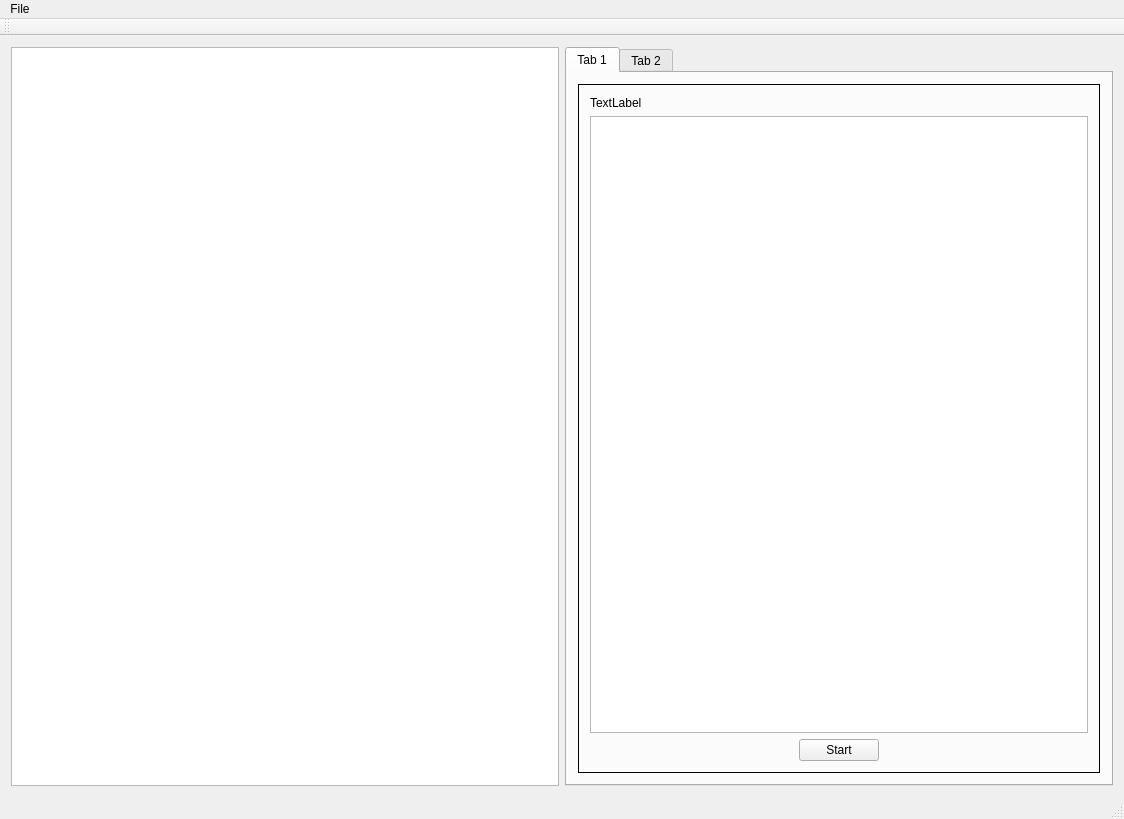
<?xml version="1.0" encoding="UTF-8"?>
<ui version="4.0">
 <class>RawRecoveryClass</class>
 <widget class="QMainWindow" name="RawRecoveryClass">
  <property name="geometry">
   <rect>
    <x>0</x>
    <y>0</y>
    <width>1124</width>
    <height>819</height>
   </rect>
  </property>
  <property name="windowTitle">
   <string>RawRecovery</string>
  </property>
  <widget class="QWidget" name="centralWidget">
   <layout class="QVBoxLayout" name="verticalLayout">
    <item>
     <layout class="QHBoxLayout" name="horizontalLayout">
      <item>
       <widget class="QTreeView" name="treeView"/>
      </item>
      <item>
       <widget class="QTabWidget" name="tabWidget">
        <property name="currentIndex">
         <number>0</number>
        </property>
        <widget class="QWidget" name="tab">
         <attribute name="title">
          <string>Tab 1</string>
         </attribute>
         <layout class="QVBoxLayout" name="verticalLayout_3">
          <item>
           <widget class="QStackedWidget" name="stackedWidget">
            <property name="frameShape">
             <enum>QFrame::Box</enum>
            </property>
            <property name="currentIndex">
             <number>0</number>
            </property>
            <widget class="QWidget" name="page">
             <layout class="QVBoxLayout" name="verticalLayout_2">
              <item>
               <widget class="QLabel" name="label">
                <property name="text">
                 <string>TextLabel</string>
                </property>
               </widget>
              </item>
              <item>
               <widget class="QTreeView" name="signatureTree"/>
              </item>
              <item>
               <layout class="QHBoxLayout" name="horizontalLayout_2">
                <item>
                 <spacer name="horizontalSpacer">
                  <property name="orientation">
                   <enum>Qt::Horizontal</enum>
                  </property>
                  <property name="sizeHint" stdset="0">
                   <size>
                    <width>40</width>
                    <height>20</height>
                   </size>
                  </property>
                 </spacer>
                </item>
                <item>
                 <widget class="QPushButton" name="pushButton">
                  <property name="text">
                   <string>Start</string>
                  </property>
                 </widget>
                </item>
                <item>
                 <spacer name="horizontalSpacer_2">
                  <property name="orientation">
                   <enum>Qt::Horizontal</enum>
                  </property>
                  <property name="sizeHint" stdset="0">
                   <size>
                    <width>40</width>
                    <height>20</height>
                   </size>
                  </property>
                 </spacer>
                </item>
               </layout>
              </item>
             </layout>
            </widget>
            <widget class="QWidget" name="page_2"/>
           </widget>
          </item>
         </layout>
        </widget>
        <widget class="QWidget" name="tab_2">
         <attribute name="title">
          <string>Tab 2</string>
         </attribute>
        </widget>
       </widget>
      </item>
     </layout>
    </item>
   </layout>
  </widget>
  <widget class="QMenuBar" name="menuBar">
   <property name="geometry">
    <rect>
     <x>0</x>
     <y>0</y>
     <width>1124</width>
     <height>22</height>
    </rect>
   </property>
   <widget class="QMenu" name="menuFile">
    <property name="title">
     <string>File</string>
    </property>
    <addaction name="actionOpen"/>
   </widget>
   <addaction name="menuFile"/>
  </widget>
  <widget class="QToolBar" name="mainToolBar">
   <attribute name="toolBarArea">
    <enum>TopToolBarArea</enum>
   </attribute>
   <attribute name="toolBarBreak">
    <bool>false</bool>
   </attribute>
  </widget>
  <widget class="QStatusBar" name="statusBar"/>
  <action name="actionOpen">
   <property name="text">
    <string>Open</string>
   </property>
  </action>
 </widget>
 <layoutdefault spacing="6" margin="11"/>
 <resources>
  <include location="RawRecovery.qrc"/>
 </resources>
 <connections/>
</ui>
